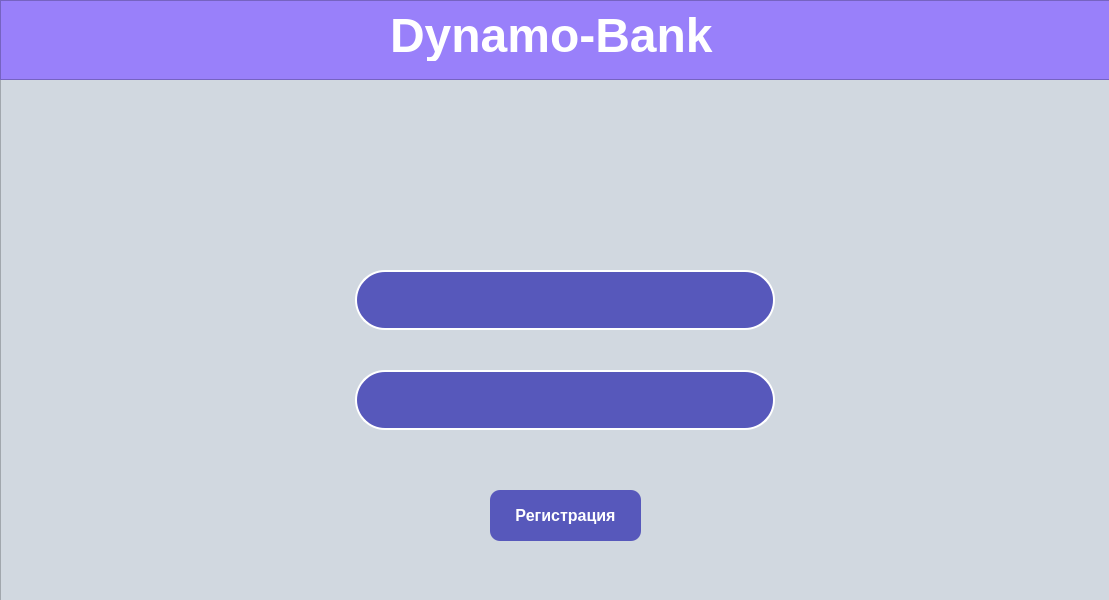
<?xml version="1.0" encoding="UTF-8"?>
<ui version="4.0">
 <class>MainWindow</class>
 <widget class="QMainWindow" name="MainWindow">
  <property name="geometry">
   <rect>
    <x>0</x>
    <y>0</y>
    <width>1109</width>
    <height>600</height>
   </rect>
  </property>
  <property name="windowTitle">
   <string>MainWindow</string>
  </property>
  <widget class="QWidget" name="centralwidget">
   <widget class="QFrame" name="frame">
    <property name="geometry">
     <rect>
      <x>0</x>
      <y>0</y>
      <width>1131</width>
      <height>601</height>
     </rect>
    </property>
    <property name="styleSheet">
     <string notr="true">background-color:#d1d8e0;</string>
    </property>
    <property name="frameShape">
     <enum>QFrame::StyledPanel</enum>
    </property>
    <property name="frameShadow">
     <enum>QFrame::Raised</enum>
    </property>
    <widget class="QFrame" name="frame_2">
     <property name="geometry">
      <rect>
       <x>0</x>
       <y>0</y>
       <width>1131</width>
       <height>80</height>
      </rect>
     </property>
     <property name="styleSheet">
      <string notr="true">background-color:#9980FA;
color:white;
text-align:center;</string>
     </property>
     <property name="frameShape">
      <enum>QFrame::StyledPanel</enum>
     </property>
     <property name="frameShadow">
      <enum>QFrame::Raised</enum>
     </property>
     <widget class="QLabel" name="label">
      <property name="geometry">
       <rect>
        <x>390</x>
        <y>10</y>
        <width>391</width>
        <height>51</height>
       </rect>
      </property>
      <property name="font">
       <font>
        <family>Tahoma</family>
        <pointsize>36</pointsize>
        <weight>75</weight>
        <bold>true</bold>
       </font>
      </property>
      <property name="styleSheet">
       <string notr="true">color:#black;</string>
      </property>
      <property name="text">
       <string>Dynamo-Bank</string>
      </property>
     </widget>
    </widget>
    <widget class="QLabel" name="label_2">
     <property name="geometry">
      <rect>
       <x>470</x>
       <y>590</y>
       <width>461</width>
       <height>181</height>
      </rect>
     </property>
     <property name="text">
      <string/>
     </property>
     <property name="pixmap">
      <pixmap>imgonline-com-ua-Transparent-backgr-48tgqomMjDUEwY.png</pixmap>
     </property>
    </widget>
    <widget class="QLabel" name="label_3">
     <property name="geometry">
      <rect>
       <x>320</x>
       <y>80</y>
       <width>461</width>
       <height>181</height>
      </rect>
     </property>
     <property name="text">
      <string/>
     </property>
     <property name="pixmap">
      <pixmap>imgonline-com-ua-Transparent-backgr-48tgqomMjDUEwY.png</pixmap>
     </property>
    </widget>
    <widget class="QLineEdit" name="new_user_login">
     <property name="geometry">
      <rect>
       <x>355</x>
       <y>270</y>
       <width>420</width>
       <height>60</height>
      </rect>
     </property>
     <property name="font">
      <font>
       <family>Tahoma</family>
       <pointsize>20</pointsize>
       <weight>75</weight>
       <bold>true</bold>
      </font>
     </property>
     <property name="styleSheet">
      <string notr="true">background-color:#5758BB;
color:white;
border: 2px solid white;
border-radius: 30px;</string>
     </property>
     <property name="text">
      <string/>
     </property>
     <property name="alignment">
      <set>Qt::AlignCenter</set>
     </property>
    </widget>
    <widget class="QLineEdit" name="new_user_password">
     <property name="geometry">
      <rect>
       <x>355</x>
       <y>370</y>
       <width>420</width>
       <height>60</height>
      </rect>
     </property>
     <property name="font">
      <font>
       <family>Tahoma</family>
       <pointsize>20</pointsize>
       <weight>75</weight>
       <bold>true</bold>
      </font>
     </property>
     <property name="styleSheet">
      <string notr="true">background-color:#5758BB;
color:white;
border: 2px solid white;
border-radius: 30px;</string>
     </property>
     <property name="alignment">
      <set>Qt::AlignCenter</set>
     </property>
    </widget>
    <widget class="QPushButton" name="register_new_user_button">
     <property name="geometry">
      <rect>
       <x>490</x>
       <y>490</y>
       <width>151</width>
       <height>51</height>
      </rect>
     </property>
     <property name="font">
      <font>
       <family>Tahoma</family>
       <pointsize>12</pointsize>
       <weight>75</weight>
       <bold>true</bold>
      </font>
     </property>
     <property name="styleSheet">
      <string notr="true">QPushButton{background-color:#5758BB;
color:white;
border-radius: 10px;}
QPushButton:pressed{
background-color:darkgreen;
color:white;
border-radius: 10px;
}</string>
     </property>
     <property name="text">
      <string>Регистрация</string>
     </property>
    </widget>
   </widget>
  </widget>
 </widget>
 <resources/>
 <connections/>
</ui>
